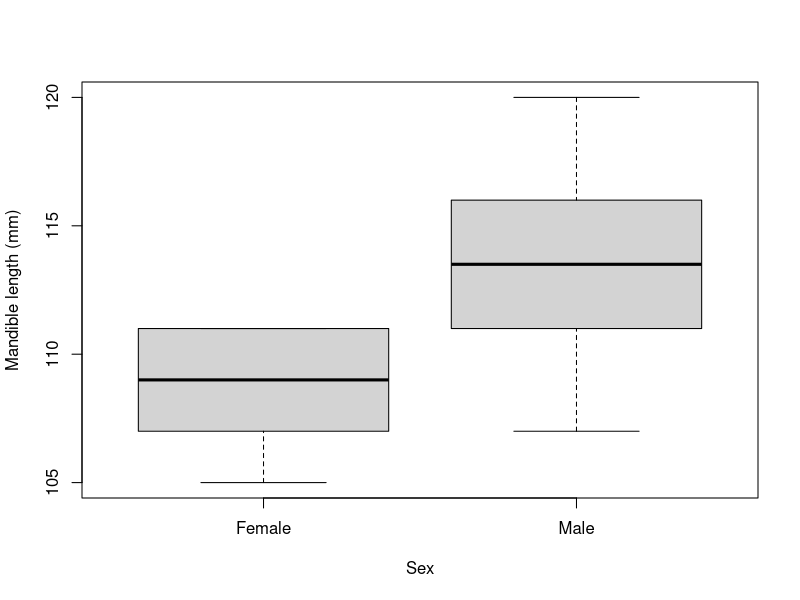

This figure's R source:
## ---- chunk 1
jackals <- data.frame(
  mandible=c(120, 107, 110, 116, 114, 111, 113, 117, 114, 112,
           110, 111, 107, 108, 110, 105, 107, 106, 111, 111),
  sex=rep(c("Male", "Female"), each=10))
boxplot(mandible ~ sex, jackals, xlab="Sex", ylab="Mandible length (mm)")
## ---- chunk 2
mod <- lm(mandible ~ sex, jackals)
summary(mod)
difference.observed <- mod$coefficients[["sexMale"]]
## ---- chunk 3
randomized.difference <- function(x, k) {
  n <- length(x)
  x.random <- sample(x, n, replace=FALSE)
  return(mean(x.random[1:k]) - mean(x.random[(k + 1):n]))
}
## ---- chunk 4
set.seed(70)
n.shuffles <- 4029
n.males <- sum(jackals$sex == "Male")
differences <- rep(0, n.shuffles)
for (i in 1:n.shuffles) {
  differences[i] <- randomized.difference(jackals$mandible, n.males)
}

p.rand <- (sum(differences >= difference.observed) + 1) / (n.shuffles + 1)
## ---- chunk 5
dolphins <- read.csv("Dolphin_data.csv")
dolphins <- as.matrix(dolphins[ , 2:ncol(dolphins)])
## ---- chunk 6
hwi <- function(a, b, m) {
  # m : co-occurrence matrix (individuals in columns, groups in rows)
  # a, b : column numbers for a pair of individuals
  both.present <- rowSums(m[ , c(a, b)]) == 2
  y.a  <- sum(m[! both.present , a]) # encounters with only a
  y.b  <- sum(m[! both.present , b]) # encounters with only b
  x <- sum(both.present)             # number of encounters with both a and b
  r
  eturn(x / (x + 0.5 * (y.a + y.b)))
}
